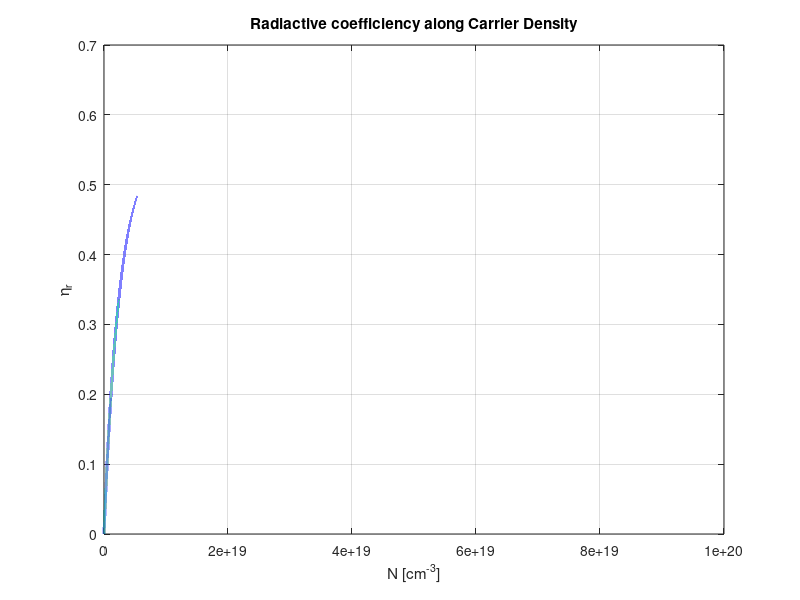

Write MATLAB code to recreate this figure.
clear
close all
clc

A=3.57e8;
B=0.8e-10;
C=3.5e-30;
N=linspace(0,1e20,1e6);

rad_cf=(B.*N)./(A+B.*N+C.*N.^2);
figure(1)
plot(N,rad_cf,'LineWidth',2)
title('Radiactive coefficiency along Carrier Density')
xlabel('N [cm^{-3}]')
ylabel('η_r')
grid on

max_values_A=zeros([1 4]);
max_values_B=zeros([1 4]);
max_values_C=zeros([1 4]);

for k = 1:4
    rad_cf_A=(B.*N)./(A*k+B.*N+C.*N.^2);
    rad_cf_B=(k*B.*N)./(A+k*B.*N+C.*N.^2);
    rad_cf_C=(B.*N)./(A+B.*N+k*C.*N.^2);
    max_values_A(k)=max(rad_cf_A);
    max_values_B(k)=max(rad_cf_B);
    max_values_C(k)=max(rad_cf_C);
    % figure(2)
    % hold on
    % plot(N,rad_cf_A,'LineWidth',2)
    % figure(3)
    % hold on
    % plot(N,rad_cf_B,'LineWidth',2)
    % figure(4)
    % hold on
    % plot(N,rad_cf_C,'LineWidth',2)
end